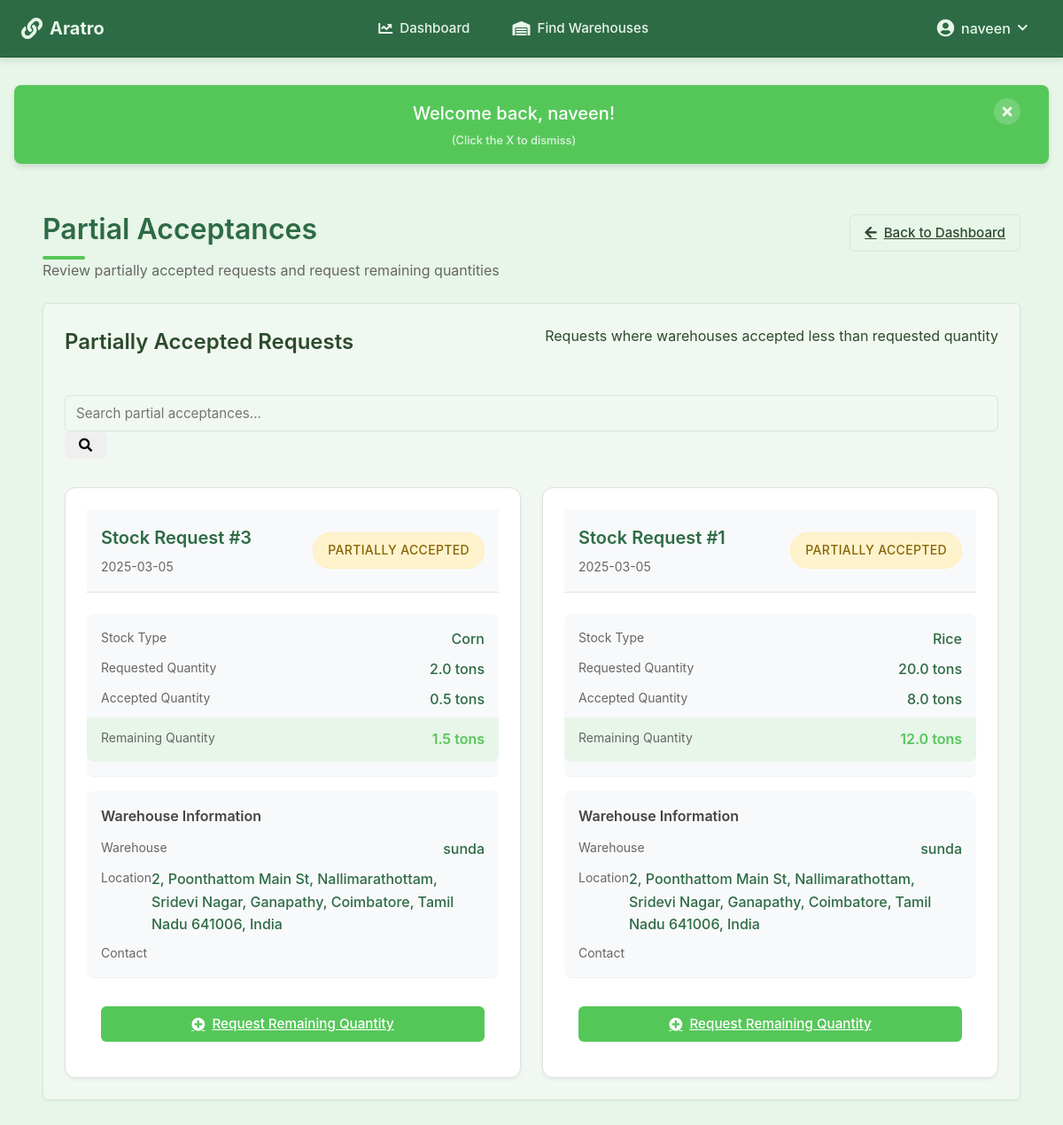
/farmer/partial-acceptances (signed in), run on the app's committed database.
### models.py (models this page shows, shortened)
class Farmer(db.Model):
    id = db.Column(db.Integer, primary_key=True, autoincrement=True)
    user_id = db.Column(db.Integer, db.ForeignKey('user.id'), nullable=False)
    name = db.Column(db.String(100), nullable=False)
    address = db.Column(db.String(200), nullable=False)
    aadhar_number = db.Column(db.String(12), unique=True, nullable=False)  # Exactly 12 digits
    phone_number = db.Column(db.String(10), nullable=False)  # Exactly 10 digits
    stocks = db.relationship('Stock', backref='farmer', lazy=True)

class StockRequest(db.Model):
    __tablename__ = 'stock_request'
    id = db.Column(db.Integer, primary_key=True, autoincrement=True)
    from_id = db.Column(db.Integer, db.ForeignKey('farmer.id'), nullable=False)  # Farmer's ID
    to_id = db.Column(db.Integer, db.ForeignKey('warehouse.id'), nullable=False)    # Warehouse's ID
    stock_id = db.Column(db.Integer, db.ForeignKey('stock.id'), nullable=False)
    request_date = db.Column(db.DateTime, default=datetime.utcnow)
    status = db.Column(db.String(20), default='pending')
    created_at = db.Column(db.DateTime, nullable=False, default=datetime.utcnow)
    updated_at = db.Column(db.DateTime, nullable=False, default=datetime.utcnow, onupdate=datetime.utcnow)
    farmer = db.relationship('Farmer', foreign_keys=[from_id], backref='stock_requests')
    warehouse = db.relationship('Warehouse', foreign_keys=[to_id], backref='received_requests')
    stock = db.relationship('Stock', backref='request')

class Stock(db.Model):
    id = db.Column(db.Integer, primary_key=True, autoincrement=True)
    type = db.Column(db.String(100), nullable=False)
    quantity = db.Column(db.Float, nullable=False)
    requested_quantity = db.Column(db.Float, nullable=False)  # Original requested quantity
    status = db.Column(db.String(20), nullable=False, default='pending')  # pending, stored, rejected
    farmer_id = db.Column(db.Integer, db.ForeignKey('farmer.id'), nullable=False)
    warehouse_id = db.Column(db.Integer, db.ForeignKey('warehouse.id'), nullable=False)
    created_at = db.Column(db.DateTime, nullable=False, default=datetime.utcnow)
    updated_at = db.Column(db.DateTime, nullable=False, default=datetime.utcnow, onupdate=datetime.utcnow)

class Warehouse(db.Model):
    id = db.Column(db.Integer, primary_key=True, autoincrement=True)
    user_id = db.Column(db.Integer, db.ForeignKey('user.id'), nullable=False)
    manager_name = db.Column(db.String(100), nullable=False)
    name = db.Column(db.String(100), nullable=False)
    location = db.Column(db.String(200))
    latitude = db.Column(db.Float)
    longitude = db.Column(db.Float)
    phone_number = db.Column(db.String(20))
    warehouse_type = db.Column(db.String(20))  # 'private' or 'government'
    capacity = db.Column(db.Float)  # in tons
    available_space = db.Column(db.Float)  # in tons
    stocks = db.relationship('Stock', backref='warehouse', lazy=True)

### routes.py (the view)
@farmer_dashboard.route('/partial-acceptances')
@login_required
def partial_acceptances():
    if current_user.role != 'farmer':
        flash('Access denied. Farmers only.', 'error')
        return redirect(url_for('main.dashboard'))
    farmer = Farmer.query.filter_by(user_id=current_user.id).first()
    if not farmer:
        flash('Farmer profile not found.', 'error')
        return redirect(url_for('main.dashboard'))
    requests = StockRequest.query.filter_by(
        from_id=farmer.id,
        status='approved'
    ).join(Stock).filter(
        Stock.quantity < Stock.requested_quantity
    ).order_by(StockRequest.updated_at.desc()).all()
    warehouses = Warehouse.query.all()
    return render_template('partial_acceptances.html', requests=requests, warehouses=warehouses)

### templates/partial_acceptances.html (shortened to what this page needs)
{% extends "base.html" %}
{% block content %}
<div class="container">
    <div class="header-section mb-4">
        <div class="flex justify-between items-center">
            <h1>Partial Acceptances</h1>
            <a href="{{ url_for('farmer_dashboard.farmer_home') }}" class="btn btn-outline">
                <i class="fas fa-arrow-left"></i>
                Back to Dashboard
            </a>
        </div>
        <p class="text-muted">Review partially accepted requests and request remaining quantities</p>
    </div>
    <div class="card">
        <div class="card-header">
            <h2>Partially Accepted Requests</h2>
            <span class="text-muted">Requests where warehouses accepted less than requested quantity</span>
        </div>
        <div class="card-body">
            <div class="search-container mb-4">
                <div class="input-group">
                    <input type="text" id="partialRequestSearchInput" class="form-control" placeholder="Search partial acceptances...">
                    <div class="input-group-append">
                        <button class="btn btn-outline-secondary" type="button">
                            <i class="fas fa-search"></i>
                        </button>
                    </div>
                </div>
            </div>
            {% set partial_requests = [] %}
            {% for request in requests %}
                {% if request.status == 'approved' and request.stock.quantity < request.stock.requested_quantity %}
                    {% set _ = partial_requests.append(request) %}
                {% endif %}
            {% endfor %}
            {% if partial_requests %}
                <div class="partial-requests-grid">
                    {% for request in partial_requests %}
                    <div class="partial-request-card">
                        <div class="card-header">
                            <div class="request-info">
                                <h3>Stock Request #{{ request.id }}</h3>
                                <span class="date">{{ request.updated_at.strftime('%Y-%m-%d') }}</span>
                            </div>
                            <span class="badge badge-warning">Partially Accepted</span>
                        </div>
                        <div class="stock-details">
                            <div class="detail-group">
                                <span class="label">Stock Type</span>
                                <span class="value">{{ request.stock.type }}</span>
                            </div>
                            <div class="detail-group">
                                <span class="label">Requested Quantity</span>
                                <span class="value">{{ request.stock.requested_quantity }} tons</span>
                            </div>
                            <div class="detail-group">
                                <span class="label">Accepted Quantity</span>
                                <span class="value">{{ request.stock.quantity }} tons</span>
                            </div>
                            <div class="detail-group highlight">
                                <span class="label">Remaining Quantity</span>
                                <span class="value">{{ request.stock.requested_quantity - request.stock.quantity }} tons</span>
                            </div>
                        </div>
                        <div class="warehouse-details">
                            <h4>Warehouse Information</h4>
                            <div class="detail-group">
                                <span class="label">Warehouse</span>
                                <span class="value">{{ request.warehouse.name }}</span>
                            </div>
                            <div class="detail-group">
                                <span class="label">Location</span>
                                <span class="value">{{ request.warehouse.location }}</span>
                            </div>
                            <div class="detail-group">
                                <span class="label">Contact</span>
                            </div>
                        </div>
                        <div class="action-buttons">
                            <a href="{{ url_for('farmer_dashboard.create_request_page', warehouse_id=request.warehouse.id, stock_type=request.stock.type, quantity=request.stock.requested_quantity - request.stock.quantity) }}" class="btn btn-primary request-remaining">
                                <i class="fas fa-plus-circle"></i>
                                Request Remaining Quantity
                            </a>
                        </div>
                    </div>
                    {% endfor %}
                </div>
            {% endif %}
        </div>
    </div>
</div>
{% endblock %}

### templates/base.html (shortened to what this page needs)
<!DOCTYPE html>
<html lang="en">
<head>
    <link rel="stylesheet" href="https://cdnjs.cloudflare.com/ajax/libs/font-awesome/5.15.4/css/all.min.css">
    <link rel="stylesheet" href="{{ url_for('static', filename='css/style.css') }}">
</head>
<body>
    <nav class="navbar">
        <div class="navbar-brand">
            <a href="{{ url_for('main.index') }}" class="brand-link">
                <i class="fas fa-link"></i>
                Aratro
            </a>
        </div>
        {% if current_user.is_authenticated %}
        <div class="navbar-menu">
            <a href="{{ url_for('main.dashboard') }}" class="nav-link {% if request.endpoint == 'main.dashboard' %}active{% endif %}">
                <i class="fas fa-chart-line"></i>
                Dashboard
            </a>
            {% if current_user.role == 'farmer' %}
            <a href="#" class="nav-link">
                <i class="fas fa-warehouse"></i>
                Find Warehouses
            </a>
            {% elif current_user.role == 'warehouse_manager' %}
            <a href="#" class="nav-link">
                <i class="fas fa-boxes"></i>
                Manage Stock
            </a>
            {% elif current_user.role == 'admin' %}
            <a href="{{ url_for('admin.dashboard') }}" class="nav-link">
                <i class="fas fa-cogs"></i>
                Admin Panel
            </a>
            {% endif %}
        </div>
        <div class="navbar-end">
            <div class="user-menu">
                <button type="button" class="user-menu-btn" id="userMenuBtn" aria-expanded="false" aria-haspopup="true">
                    <i class="fas fa-user-circle"></i>
                    <span class="user-name">
                    {% if current_user.role == 'warehouse_manager' and user_warehouse %}
                        {{ user_warehouse.manager_name }}
                    {% elif current_user.role == 'farmer' and user_farmer %}
                        {{ user_farmer.name }}
                    {% elif current_user.role == 'admin' %}
                        Administrator
                    {% else %}
                        {{ current_user.role|replace('_', ' ')|title }}
                    {% endif %}
                    </span>
                    <i class="fas fa-chevron-down"></i>
                </button>
            </div>
        </div>
        {% endif %}
    </nav>
    <div class="main-container">
        {% if current_user.is_authenticated %}
        <div class="welcome-banner" id="welcomeBanner">
            <div class="welcome-banner-content">
                {% if current_user.role == 'warehouse_manager' and user_warehouse %}
                    Welcome back, {{ user_warehouse.manager_name }}!
                {% elif current_user.role == 'farmer' and user_farmer %}
                    Welcome back, {{ user_farmer.name }}!
                {% else %}
                    Welcome back, {{ current_user.role|replace('_', ' ')|title }}!
                {% endif %}
                <span class="banner-hint">(Click the X to dismiss)</span>
            </div>
            <button type="button" class="close-banner-btn" aria-label="Close" id="closeBannerBtn">
                <i class="fas fa-times"></i>
            </button>
        </div>
        {% endif %}
        {% block content %}{% endblock %}
    </div>
</body>
</html>

### data on the page
Farmer: name "naveen"
StockRequest: id "3", updated_at "2025-03-05", stock.type "Corn", stock.requested_quantity "2.0", stock.quantity "0.5", request.stock.requested_quantity-request.stock.quantity "1.5", warehouse.name "sunda", warehouse.location "2, Poonthattom Main St, Nallimarathottam, Sridevi Nagar, Ganapathy, Coimbatore, Tamil Nadu 641006, India"
StockRequest: id "1", updated_at "2025-03-05", stock.type "Rice", stock.requested_quantity "20.0", stock.quantity "8.0", request.stock.requested_quantity-request.stock.quantity "12.0", warehouse.name "sunda", warehouse.location "2, Poonthattom Main St, Nallimarathottam, Sridevi Nagar, Ganapathy, Coimbatore, Tamil Nadu 641006, India"
